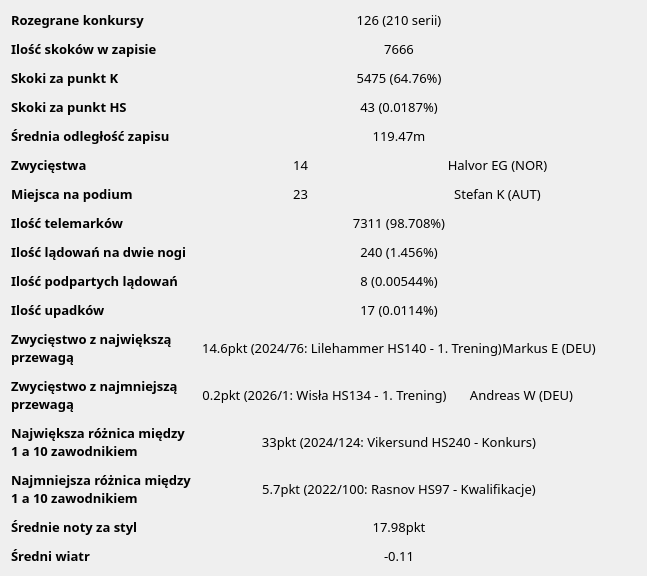
     <widget class="QWidget" name="tab">
      <attribute name="title">
       <string>Fakty</string>
      </attribute>
      <layout class="QVBoxLayout" name="verticalLayout_29">
       <item>
        <layout class="QHBoxLayout" name="horizontalLayout_14">
         <item>
          <layout class="QFormLayout" name="formLayout">
           <property name="horizontalSpacing">
            <number>10</number>
           </property>
           <property name="verticalSpacing">
            <number>11</number>
           </property>
           <item row="0" column="0">
            <widget class="QLabel" name="label_2">
             <property name="font">
              <font>
               <family>Quicksand</family>
               <pointsize>10</pointsize>
               <bold>true</bold>
              </font>
             </property>
             <property name="text">
              <string>Rozegrane konkursy</string>
             </property>
            </widget>
           </item>
           <item row="0" column="1">
            <widget class="QLabel" name="label_playedCompetitions">
             <property name="font">
              <font>
               <family>Quicksand</family>
               <pointsize>10</pointsize>
              </font>
             </property>
             <property name="text">
              <string>126 (210 serii)</string>
             </property>
             <property name="alignment">
              <set>Qt::AlignCenter</set>
             </property>
            </widget>
           </item>
           <item row="1" column="0">
            <widget class="QLabel" name="label_3">
             <property name="font">
              <font>
               <family>Quicksand</family>
               <pointsize>10</pointsize>
               <bold>true</bold>
              </font>
             </property>
             <property name="text">
              <string>Ilość skoków w zapisie</string>
             </property>
            </widget>
           </item>
           <item row="1" column="1">
            <widget class="QLabel" name="label_jumpsCount">
             <property name="font">
              <font>
               <family>Quicksand</family>
               <pointsize>10</pointsize>
              </font>
             </property>
             <property name="text">
              <string>7666</string>
             </property>
             <property name="alignment">
              <set>Qt::AlignCenter</set>
             </property>
            </widget>
           </item>
           <item row="2" column="0">
            <widget class="QLabel" name="label_18">
             <property name="font">
              <font>
               <family>Quicksand</family>
               <pointsize>10</pointsize>
               <bold>true</bold>
              </font>
             </property>
             <property name="text">
              <string>Skoki za punkt K</string>
             </property>
            </widget>
           </item>
           <item row="2" column="1">
            <widget class="QLabel" name="label_kpointjumps">
             <property name="font">
              <font>
               <family>Quicksand</family>
               <pointsize>10</pointsize>
              </font>
             </property>
             <property name="text">
              <string>5475 (64.76%)</string>
             </property>
             <property name="alignment">
              <set>Qt::AlignCenter</set>
             </property>
            </widget>
           </item>
           <item row="3" column="0">
            <widget class="QLabel" name="label_21">
             <property name="font">
              <font>
               <family>Quicksand</family>
               <pointsize>10</pointsize>
               <bold>true</bold>
              </font>
             </property>
             <property name="text">
              <string>Skoki za punkt HS</string>
             </property>
            </widget>
           </item>
           <item row="3" column="1">
            <widget class="QLabel" name="label_hsjumps">
             <property name="font">
              <font>
               <family>Quicksand</family>
               <pointsize>10</pointsize>
              </font>
             </property>
             <property name="text">
              <string>43 (0.0187%)</string>
             </property>
             <property name="alignment">
              <set>Qt::AlignCenter</set>
             </property>
            </widget>
           </item>
           <item row="4" column="0">
            <widget class="QLabel" name="label_36">
             <property name="font">
              <font>
               <family>Quicksand</family>
               <pointsize>10</pointsize>
               <bold>true</bold>
              </font>
             </property>
             <property name="text">
              <string>Średnia odległość zapisu</string>
             </property>
            </widget>
           </item>
           <item row="4" column="1">
            <widget class="QLabel" name="label_saveavgdist">
             <property name="font">
              <font>
               <family>Quicksand</family>
               <pointsize>10</pointsize>
              </font>
             </property>
             <property name="text">
              <string>119.47m</string>
             </property>
             <property name="alignment">
              <set>Qt::AlignCenter</set>
             </property>
            </widget>
           </item>
           <item row="5" column="0">
            <widget class="QLabel" name="label_34">
             <property name="font">
              <font>
               <family>Quicksand</family>
               <pointsize>10</pointsize>
               <bold>true</bold>
              </font>
             </property>
             <property name="text">
              <string>Zwycięstwa</string>
             </property>
            </widget>
           </item>
           <item row="5" column="1">
            <layout class="QHBoxLayout" name="horizontalLayout_10">
             <item>
              <widget class="QLabel" name="label_wins">
               <property name="font">
                <font>
                 <family>Quicksand</family>
                 <pointsize>10</pointsize>
                </font>
               </property>
               <property name="text">
                <string>14</string>
               </property>
               <property name="alignment">
                <set>Qt::AlignCenter</set>
               </property>
              </widget>
             </item>
             <item>
              <widget class="QLabel" name="label_winsJumper">
               <property name="font">
                <font>
                 <family>Quicksand</family>
                 <pointsize>10</pointsize>
                </font>
               </property>
               <property name="text">
                <string>Halvor EG (NOR)</string>
               </property>
               <property name="alignment">
                <set>Qt::AlignCenter</set>
               </property>
              </widget>
             </item>
            </layout>
           </item>
           <item row="6" column="0">
            <widget class="QLabel" name="label_35">
             <property name="font">
              <font>
               <family>Quicksand</family>
               <pointsize>10</pointsize>
               <bold>true</bold>
              </font>
             </property>
             <property name="text">
              <string>Miejsca na podium</string>
             </property>
            </widget>
           </item>
           <item row="6" column="1">
            <layout class="QHBoxLayout" name="horizontalLayout_11">
             <item>
              <widget class="QLabel" name="label_podiums">
               <property name="font">
                <font>
                 <family>Quicksand</family>
                 <pointsize>10</pointsize>
                </font>
               </property>
               <property name="text">
                <string>23</string>
               </property>
               <property name="alignment">
                <set>Qt::AlignCenter</set>
               </property>
              </widget>
             </item>
             <item>
              <widget class="QLabel" name="label_podiumsJumper">
               <property name="font">
                <font>
                 <family>Quicksand</family>
                 <pointsize>10</pointsize>
                </font>
               </property>
               <property name="text">
                <string>Stefan K (AUT)</string>
               </property>
               <property name="alignment">
                <set>Qt::AlignCenter</set>
               </property>
              </widget>
             </item>
            </layout>
           </item>
           <item row="7" column="0">
            <widget class="QLabel" name="label_42">
             <property name="font">
              <font>
               <family>Quicksand</family>
               <pointsize>10</pointsize>
               <bold>true</bold>
              </font>
             </property>
             <property name="text">
              <string>Ilość telemarków</string>
             </property>
            </widget>
           </item>
           <item row="7" column="1">
            <widget class="QLabel" name="label_telemarks">
             <property name="font">
              <font>
               <family>Quicksand</family>
               <pointsize>10</pointsize>
              </font>
             </property>
             <property name="text">
              <string>7311 (98.708%)</string>
             </property>
             <property name="alignment">
              <set>Qt::AlignCenter</set>
             </property>
            </widget>
           </item>
           <item row="8" column="0">
            <widget class="QLabel" name="label_43">
             <property name="font">
              <font>
               <family>Quicksand</family>
               <pointsize>10</pointsize>
               <bold>true</bold>
              </font>
             </property>
             <property name="text">
              <string>Ilość lądowań na dwie nogi</string>
             </property>
            </widget>
           </item>
           <item row="8" column="1">
            <widget class="QLabel" name="label_bothLegs">
             <property name="font">
              <font>
               <family>Quicksand</family>
               <pointsize>10</pointsize>
              </font>
             </property>
             <property name="text">
              <string>240 (1.456%)</string>
             </property>
             <property name="alignment">
              <set>Qt::AlignCenter</set>
             </property>
            </widget>
           </item>
           <item row="9" column="0">
            <widget class="QLabel" name="label_46">
             <property name="font">
              <font>
               <family>Quicksand</family>
               <pointsize>10</pointsize>
               <bold>true</bold>
              </font>
             </property>
             <property name="text">
              <string>Ilość podpartych lądowań</string>
             </property>
            </widget>
           </item>
           <item row="9" column="1">
            <widget class="QLabel" name="label_support">
             <property name="font">
              <font>
               <family>Quicksand</family>
               <pointsize>10</pointsize>
              </font>
             </property>
             <property name="text">
              <string>8 (0.00544%)</string>
             </property>
             <property name="alignment">
              <set>Qt::AlignCenter</set>
             </property>
            </widget>
           </item>
           <item row="10" column="0">
            <widget class="QLabel" name="label_44">
             <property name="font">
              <font>
               <family>Quicksand</family>
               <pointsize>10</pointsize>
               <bold>true</bold>
              </font>
             </property>
             <property name="text">
              <string>Ilość upadków</string>
             </property>
            </widget>
           </item>
           <item row="10" column="1">
            <widget class="QLabel" name="label_fall">
             <property name="font">
              <font>
               <family>Quicksand</family>
               <pointsize>10</pointsize>
              </font>
             </property>
             <property name="text">
              <string>17 (0.0114%)</string>
             </property>
             <property name="alignment">
              <set>Qt::AlignCenter</set>
             </property>
            </widget>
           </item>
           <item row="11" column="0">
            <widget class="QLabel" name="label_45">
             <property name="font">
              <font>
               <family>Quicksand</family>
               <pointsize>10</pointsize>
               <bold>true</bold>
              </font>
             </property>
             <property name="text">
              <string>Zwycięstwo z największą
przewagą</string>
             </property>
            </widget>
           </item>
           <item row="11" column="1">
            <layout class="QHBoxLayout" name="horizontalLayout_12">
             <item>
              <widget class="QLabel" name="label_biggerWin">
               <property name="font">
                <font>
                 <family>Quicksand</family>
                 <pointsize>10</pointsize>
                </font>
               </property>
               <property name="text">
                <string>14.6pkt (2024/76: Lilehammer HS140 - 1. Trening)</string>
               </property>
               <property name="alignment">
                <set>Qt::AlignCenter</set>
               </property>
              </widget>
             </item>
             <item>
              <widget class="QLabel" name="label_biggerWinJumper">
               <property name="font">
                <font>
                 <family>Quicksand</family>
                 <pointsize>10</pointsize>
                </font>
               </property>
               <property name="text">
                <string>Markus E (DEU)</string>
               </property>
               <property name="alignment">
                <set>Qt::AlignCenter</set>
               </property>
              </widget>
             </item>
            </layout>
           </item>
           <item row="12" column="0">
            <widget class="QLabel" name="label_47">
             <property name="font">
              <font>
               <family>Quicksand</family>
               <pointsize>10</pointsize>
               <bold>true</bold>
              </font>
             </property>
             <property name="text">
              <string>Zwycięstwo z najmniejszą
przewagą</string>
             </property>
            </widget>
           </item>
           <item row="12" column="1">
            <layout class="QHBoxLayout" name="horizontalLayout_13">
             <item>
              <widget class="QLabel" name="label_smallestWin">
               <property name="font">
                <font>
                 <family>Quicksand</family>
                 <pointsize>10</pointsize>
                </font>
               </property>
               <property name="text">
                <string>0.2pkt (2026/1: Wisła HS134 - 1. Trening)</string>
               </property>
               <property name="alignment">
                <set>Qt::AlignCenter</set>
               </property>
              </widget>
             </item>
             <item>
              <widget class="QLabel" name="label_smallestWinJumper">
               <property name="font">
                <font>
                 <family>Quicksand</family>
                 <pointsize>10</pointsize>
                </font>
               </property>
               <property name="text">
                <string>Andreas W (DEU)</string>
               </property>
               <property name="alignment">
                <set>Qt::AlignCenter</set>
               </property>
              </widget>
             </item>
            </layout>
           </item>
           <item row="13" column="0">
            <widget class="QLabel" name="label_57">
             <property name="font">
              <font>
               <family>Quicksand</family>
               <pointsize>10</pointsize>
               <bold>true</bold>
              </font>
             </property>
             <property name="text">
              <string>Największa różnica między
1 a 10 zawodnikiem</string>
             </property>
            </widget>
           </item>
           <item row="13" column="1">
            <widget class="QLabel" name="label_10Largestdifference">
             <property name="font">
              <font>
               <family>Quicksand</family>
               <pointsize>10</pointsize>
              </font>
             </property>
             <property name="text">
              <string>33pkt (2024/124: Vikersund HS240 - Konkurs)</string>
             </property>
             <property name="alignment">
              <set>Qt::AlignCenter</set>
             </property>
            </widget>
           </item>
           <item row="14" column="0">
            <widget class="QLabel" name="label_58">
             <property name="font">
              <font>
               <family>Quicksand</family>
               <pointsize>10</pointsize>
               <bold>true</bold>
              </font>
             </property>
             <property name="text">
              <string>Najmniejsza różnica między
1 a 10 zawodnikiem</string>
             </property>
            </widget>
           </item>
           <item row="14" column="1">
            <widget class="QLabel" name="label_10smallestDifference">
             <property name="font">
              <font>
               <family>Quicksand</family>
               <pointsize>10</pointsize>
              </font>
             </property>
             <property name="text">
              <string>5.7pkt (2022/100: Rasnov HS97 - Kwalifikacje)</string>
             </property>
             <property name="alignment">
              <set>Qt::AlignCenter</set>
             </property>
            </widget>
           </item>
           <item row="15" column="0">
            <widget class="QLabel" name="label_60">
             <property name="font">
              <font>
               <family>Quicksand</family>
               <pointsize>10</pointsize>
               <bold>true</bold>
              </font>
             </property>
             <property name="text">
              <string>Średnie noty za styl</string>
             </property>
            </widget>
           </item>
           <item row="15" column="1">
            <widget class="QLabel" name="label_saveAvgJudges">
             <property name="font">
              <font>
               <family>Quicksand</family>
               <pointsize>10</pointsize>
              </font>
             </property>
             <property name="text">
              <string>17.98pkt</string>
             </property>
             <property name="alignment">
              <set>Qt::AlignCenter</set>
             </property>
            </widget>
           </item>
           <item row="16" column="0">
            <widget class="QLabel" name="label_62">
             <property name="font">
              <font>
               <family>Quicksand</family>
               <pointsize>10</pointsize>
               <bold>true</bold>
              </font>
             </property>
             <property name="text">
              <string>Średni wiatr</string>
             </property>
            </widget>
           </item>
           <item row="16" column="1">
            <widget class="QLabel" name="label_saveAvgWind">
             <property name="font">
              <font>
               <family>Quicksand</family>
               <pointsize>10</pointsize>
              </font>
             </property>
             <property name="text">
              <string>-0.11</string>
             </property>
             <property name="alignment">
              <set>Qt::AlignCenter</set>
             </property>
            </widget>
           </item>
          </layout>
         </item>
         <item>
          <spacer name="horizontalSpacer_7">
           <property name="orientation">
            <enum>Qt::Horizontal</enum>
           </property>
           <property name="sizeHint" stdset="0">
            <size>
             <width>40</width>
             <height>20</height>
            </size>
           </property>
          </spacer>
         </item>
        </layout>
       </item>
      </layout>
     </widget>
